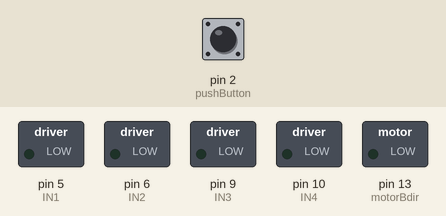
Simulated run of this sketch. Board: Arduino Uno, built with avr-gcc and run on an emulated ATmega328P. Shown: switched loads named in the sketch (green lamp = pin HIGH). The inputs (shaded band) are chosen by the test bench; at power-on: pin 2 (pushButton) HIGH. What the sketch prints to the serial monitor is not drawn.

Above: at 1.2 s.
1.3 s: pin 2 (pushButton) pulled LOW for 0.15 s
At 1.37 s:
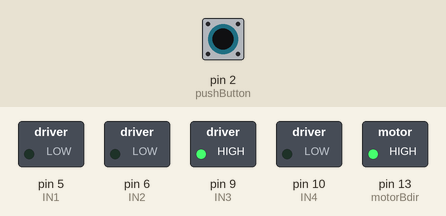
2.9 s: pin 2 (pushButton) pulled LOW for 1 s
At 5.0 s:
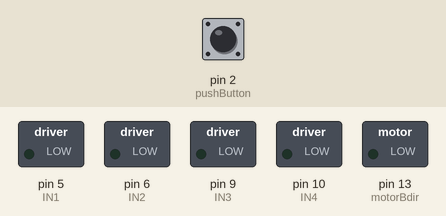
5.4 s: pin 2 (pushButton) pulled LOW for 3.2 s
At 6.3 s:
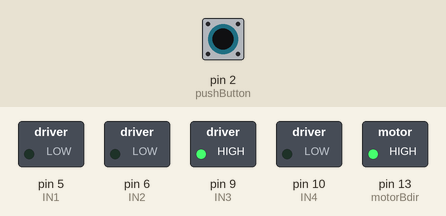
Timing chart, 0 to 10.1 s (numbered marks = the images above; inputs shaded):
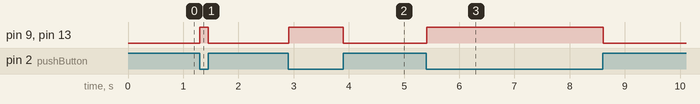

The sketch:

Lab1Code.ino
```cpp
/* another version of Digital Read
*  mshapiro 0842020
*/

#define pushButton 2 // install a Pullup button with its output into Pin 2

// If you have a kit with the moto shield, set this to true
// If you have the Dual H-Bridge controller w/o the shield, set to false
#define SHIELD false

// Defining these allows us to use letters in place of binary when
// controlling our motor(s)
#define A 0
#define B 1

//SHIELD Pin varables - cannot be changed
#define motorApwm 3
#define motorAdir 12
#define motorBpwm 11
#define motorBdir 13

//Driver Pin variable - any 4 analog pins (marked with ~ on your board)
#define IN1 5
#define IN2 6
#define IN3 9
#define IN4 10

#define ledPin 13 //LED is connected to Pin 13

boolean buttonPushed = false; // set initial button variable to 0/false/Off

//variables used in loop
int buttonState = 0;

// time is being measured in milliseconds, which makes the numbers large
// the long variable type allows us to store/use big numbers
long starttime, stoptime, deltatime;


// the setup routine runs once when you press reset:
void setup() {

  // set the pushbutton's pin as a pull-up input:
  pinMode(pushButton, INPUT_PULLUP);

  //set the LED pin as an output
  pinMode(ledPin, OUTPUT);

  //use pre-built functions for motor setup (found in 2nd tab above)
  motor_setup();

  // initialize serial communication at 9600 bits per second:
  Serial.begin(9600);  // set the serial comm to 9600 BAUD
}

// the loop routine runs over and over again forever (or until reset button/loss of power):
void loop() {

  // read the input pin:
  buttonState = digitalRead(pushButton);

  if(buttonState == 0){ // If button is pushed
    run_motor(B, 255 * 1.0); // motor A is on at full speed (pwm = 0-255)
    digitalWrite(ledPin, HIGH); //turn LED on
    if (buttonPushed == false){ // we are coming out of the "OFF" state
      buttonPushed = true; // set new "ON" state
      starttime = millis(); // start timer
      Serial.print(starttime); // print start time
    }
  }
  else { // if button is not pushed
    run_motor(B, 0); //t urn motor off
    digitalWrite(ledPin, LOW); // turn LED off
    if (buttonPushed ==true) { // we are coming out of the "ON" state
      stoptime = millis(); //stop timer
      Serial.print(" ");
      Serial.print(stoptime); //print stop time
      buttonPushed = false; // set new "OFF" state
      deltatime = stoptime - starttime; // find time differnce
      //print results
      Serial.print("\t");
      Serial.println(deltatime);
    }
  }
  // Useful to debug button hardware:
  // print out the state of the button:
  //Serial.println(buttonState);
  delay(10);        // delay 10 ms in between reads for stability
}
```

motors.ino
```cpp
void motor_setup() {
  if (SHIELD) { //if you're using the motoshield
    //define Sheild pins as outputs
    pinMode(motorApwm, OUTPUT);
    pinMode(motorAdir, OUTPUT);
    pinMode(motorBpwm, OUTPUT);
    pinMode(motorBdir, OUTPUT);
    // initialize all pins to zero
    digitalWrite(motorApwm, 0);
    digitalWrite(motorAdir, 0);
    digitalWrite(motorBpwm, 0);
    digitalWrite(motorBdir, 0);
  } else { // if using dual motor driver
    // define driver pins as outputs
    pinMode(IN1, OUTPUT);
    pinMode(IN2, OUTPUT);
    pinMode(IN3, OUTPUT);
    pinMode(IN4, OUTPUT);
    // initialize all pins to zero
    digitalWrite(IN1, 0);
    digitalWrite(IN2, 0);
    digitalWrite(IN3, 0);
    digitalWrite(IN4, 0);
  } // end if
  return 0;
} // end function


// int motor is the defined A or B
// pwm = the power cycle you want to use
void run_motor(int motor, int pwm) {
  int dir = (pwm/abs(pwm))> 0; // returns if direction is forward (1) or reverse (0)
  pwm = abs(pwm); // only positive values can be sent to the motor

  if (SHIELD) { // if using motor shield
    switch (motor) { // find which motor to control
      case A: // if A, write A pins
        digitalWrite(motorAdir, dir); // dir is either 1 (forward) or 0 (reverse)
        analogWrite(motorApwm, pwm); // pwm is an analog value 0-255
        break; // end case A
      case B: // if B, write B pins
        digitalWrite(motorBdir, dir); // dir is either 1 (forward) or 0 (reverse)
        analogWrite(motorBpwm, pwm); // pwm is an analog value 0-255
        break; // end case A
    } // end switch statement
  } // end if
  else { // if using dual motor drivers
    switch (motor) { // find which motor to control
      case A: // if A, write A pins
        if (dir) { // If dir is forward
          analogWrite(IN1, pwm);  // IN1 is the forward pwm pin
          digitalWrite(IN2, LOW); // IN2 is low
        } else {
          digitalWrite(IN1, LOW); // IN1 is low
          analogWrite(IN2, pwm);  // IN2 is the reverse pwm pin
        } // end if
        break; // end case A
      case B: // if B, write B pins
        if (dir) { // if dir is forward
          analogWrite(IN3, pwm);  // IN3 is the forward pwm pin
          digitalWrite(IN4, LOW); // IN4 is low
        } else {
          digitalWrite(IN3, LOW); //IN3 is low
          analogWrite(IN4, pwm);  // IN4 is the reverse pwm pin
        } // end if
        break; // end case B
    } // end switch case
  } //end if
  return 0;
} // end function
```

Measured:
- after the input at 1.3 s, pin 9 (IN3), pin 13 (motorBdir): LOW → HIGH at once, → LOW 0.15 s later
- after the input at 2.9 s, pin 9 (IN3), pin 13 (motorBdir): LOW → HIGH at once, → LOW 0.99 s later
- after the input at 5.4 s, pin 9 (IN3), pin 13 (motorBdir): LOW → HIGH at once, → LOW 3.2 s later
